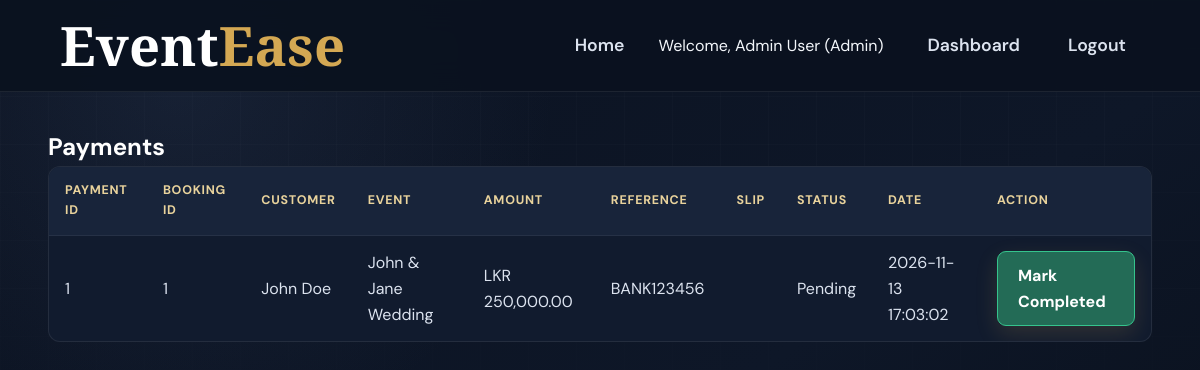
Screenshot of /?url=payment/adminPayments (signed in) with the database file from the repository.
### tables this page shows
CREATE TABLE Payment (
    payment_id INT AUTO_INCREMENT PRIMARY KEY,
    booking_id INT NOT NULL,
    payment_date TIMESTAMP DEFAULT CURRENT_TIMESTAMP,
    amount DECIMAL(10,2) NOT NULL,
    payment_method ENUM('bank_transfer') DEFAULT 'bank_transfer',
    payment_status ENUM('pending','completed') DEFAULT 'pending',
    reference_no VARCHAR(100),
    payment_slip VARCHAR(255),
    FOREIGN KEY (booking_id) REFERENCES Booking(booking_id) ON DELETE CASCADE
);

CREATE TABLE Booking (
    booking_id INT AUTO_INCREMENT PRIMARY KEY,
    event_id INT NOT NULL,
    vendor_id INT NOT NULL,
    booking_date TIMESTAMP DEFAULT CURRENT_TIMESTAMP,
    total_amount DECIMAL(10,2) NOT NULL,
    status ENUM('pending','accepted','rejected','cancelled','completed') DEFAULT 'pending',
    notes TEXT,
    FOREIGN KEY (event_id) REFERENCES Events(event_id) ON DELETE CASCADE,
    FOREIGN KEY (vendor_id) REFERENCES Vendor(vendor_id) ON DELETE CASCADE
);

CREATE TABLE user (
    user_id INT AUTO_INCREMENT PRIMARY KEY,
    first_name VARCHAR(50) NOT NULL,
    last_name VARCHAR(50) NOT NULL,
    email VARCHAR(100) UNIQUE NOT NULL,
    password VARCHAR(255) NOT NULL,
    phone VARCHAR(20) NOT NULL,
    role ENUM('customer','vendor','admin') NOT NULL,
    status ENUM('active','inactive') DEFAULT 'active',
    created_at TIMESTAMP DEFAULT CURRENT_TIMESTAMP
);

CREATE TABLE Events (
    event_id INT AUTO_INCREMENT PRIMARY KEY,
    customer_id INT NOT NULL,
    event_type_id INT NOT NULL,
    event_name VARCHAR(100) NOT NULL,
    event_date DATE NOT NULL,
    location VARCHAR(255) NOT NULL,
    guest_count INT NOT NULL,
    budget DECIMAL(10,2) NOT NULL,
    status ENUM('active','cancelled') DEFAULT 'active',
    created_at TIMESTAMP DEFAULT CURRENT_TIMESTAMP,
    FOREIGN KEY (customer_id) REFERENCES Customer(customer_id) ON DELETE CASCADE,
    FOREIGN KEY (event_type_id) REFERENCES EventType(event_type_id)
);

### app/controllers/PaymentController.php (called while the page is built, shortened)
<?php
class PaymentController {
    public function adminPayments() {
        $payments = Payment::getAll();
        require_once '../app/views/admin/payments.php';
    }
}
?>

### app/models/Payment.php (called while the page is built, shortened)
<?php
class Payment {
    public static function getAll() {
        $db = Database::getConnection();
        $stmt = $db->query("
            SELECT p.*, b.booking_id, b.total_amount, e.event_name, u.first_name, u.last_name
            FROM Payment p
            JOIN Booking b ON p.booking_id = b.booking_id
            JOIN Events e ON b.event_id = e.event_id
            JOIN Customer c ON e.customer_id = c.customer_id
            JOIN user u ON c.user_id = u.user_id
            ORDER BY p.payment_date DESC
        ");
        return $stmt->fetchAll();
    }
}
?>

### app/views/admin/payments.php (the view)
<?php include '../app/views/partials/header.php'; ?>
<h2>Payments</h2>
<table>
    <tr>
        <th>Payment ID</th>
        <th>Booking ID</th>
        <th>Customer</th>
        <th>Event</th>
        <th>Amount</th>
        <th>Reference</th>
        <th>Slip</th>
        <th>Status</th>
        <th>Date</th>
        <th>Action</th>
    </tr>
    <?php foreach ($payments as $payment): ?>
        <tr>
            <td><?php echo $payment['payment_id']; ?></td>
            <td><?php echo $payment['booking_id']; ?></td>
            <td><?php echo htmlspecialchars($payment['first_name'] . ' ' . $payment['last_name']); ?></td>
            <td><?php echo htmlspecialchars($payment['event_name']); ?></td>
            <td>LKR <?php echo number_format($payment['amount'], 2); ?></td>
            <td><?php echo htmlspecialchars($payment['reference_no']); ?></td>
            <td><?php if ($payment['payment_slip']): ?><a href="../public/<?php echo $payment['payment_slip']; ?>" target="_blank">View</a><?php endif; ?></td>
            <td><?php echo ucfirst($payment['payment_status']); ?></td>
            <td><?php echo $payment['payment_date']; ?></td>
            <td>
                <?php if ($payment['payment_status'] == 'pending'): ?>
                    <a href="?url=payment/updateStatus/<?php echo $payment['payment_id']; ?>/completed" class="btn btn-success">Mark Completed</a>
                <?php endif; ?>
            </td>
        </tr>
    <?php endforeach; ?>
</table>
<?php include '../app/views/partials/footer.php'; ?>

### public/css/style.css (style rules this page uses)
:root { --navy-900: #080E18; --navy-800: #0B1220; --navy-700: #0F192B; --navy-600: #111B2E; --navy-500: #18243A; --navy-400: #1C2942; --gold: #D4A853; --gold-light: #E6C77A; --gold-dark: #B88B32; --white: #FFFFFF; --text: #F4F7FB; --text-soft: #DCE3EF; --muted: #A9B4C7; --muted-dark: #728097; --success: #35C48D; --danger: #F06B72; --warning: #E6B85C; --border: rgba(255, 255, 255, 0.08); --border-gold: rgba(212, 168, 83, 0.20); --shadow-sm: 0 8px 22px rgba(0, 0, 0, 0.16); --shadow-md: 0 12px 35px rgba(0, 0, 0, 0.20); --shadow-lg: 0 18px 50px rgba(0, 0, 0, 0.28); --radius-sm: 9px; --radius-md: 14px; --radius-lg: 16px; --transition: all 0.25s ease; }
* { box-sizing: border-box; margin: 0; padding: 0; }
html { scroll-behavior: smooth; }
body { min-height: 100vh; color: var(--text); background: radial-gradient(circle at 15% 10%, rgba(63, 81, 116, 0.22), transparent 30%), linear-gradient(145deg, var(--navy-800), #0E1728 55%, var(--navy-900)); font-family: 'DM Sans', 'Segoe UI', sans-serif; line-height: 1.6; }
body::before { content: ''; position: fixed; inset: 0; z-index: -1; pointer-events: none; background-image: linear-gradient(rgba(255, 255, 255, 0.018) 1px, transparent 1px), linear-gradient(90deg, rgba(255, 255, 255, 0.018) 1px, transparent 1px); background-size: 48px 48px; mask-image: linear-gradient(to bottom, black, transparent 75%); }
a { color: var(--gold-light); text-decoration: none; }
h1, h2, h3, h4 { color: var(--white); }
.btn { display: inline-flex; align-items: center; justify-content: center; gap: 8px; padding: 11px 20px; color: #101722; background: linear-gradient(180deg, #E3BD67, #C9993E); border: 1px solid var(--gold); border-radius: var(--radius-sm); font: inherit; font-weight: 700; text-decoration: none; cursor: pointer; box-shadow: 0 8px 22px rgba(212, 168, 83, 0.16); transition: var(--transition); }
.btn-success { color: var(--white); background: #236B56; border-color: var(--success); }
table { width: 100%; margin-bottom: 24px; overflow: hidden; background: var(--navy-600); border: 1px solid var(--border); border-radius: 12px; border-spacing: 0; border-collapse: separate; }
th, td { padding: 14px 16px; text-align: left; border-bottom: 1px solid rgba(255, 255, 255, 0.06); }
th { color: #E9D39C; background: var(--navy-500); font-size: 0.78rem; letter-spacing: 0.06em; text-transform: uppercase; }
td { color: var(--text-soft); }
tbody tr:last-child td { border-bottom: 0; }

### rows the page displays
payment: payment_id "1", booking.booking_id "1", user.first_name+last_name "John Doe", events.event_name "John & Jane Wedding", amount "250,000.00", reference_no "BANK123456", payment_status "Pending", payment_date "2026-11-13 17:03:02"

### other values shown
$_SESSION['name'] "Admin User"
$_SESSION['role'] "Admin"
